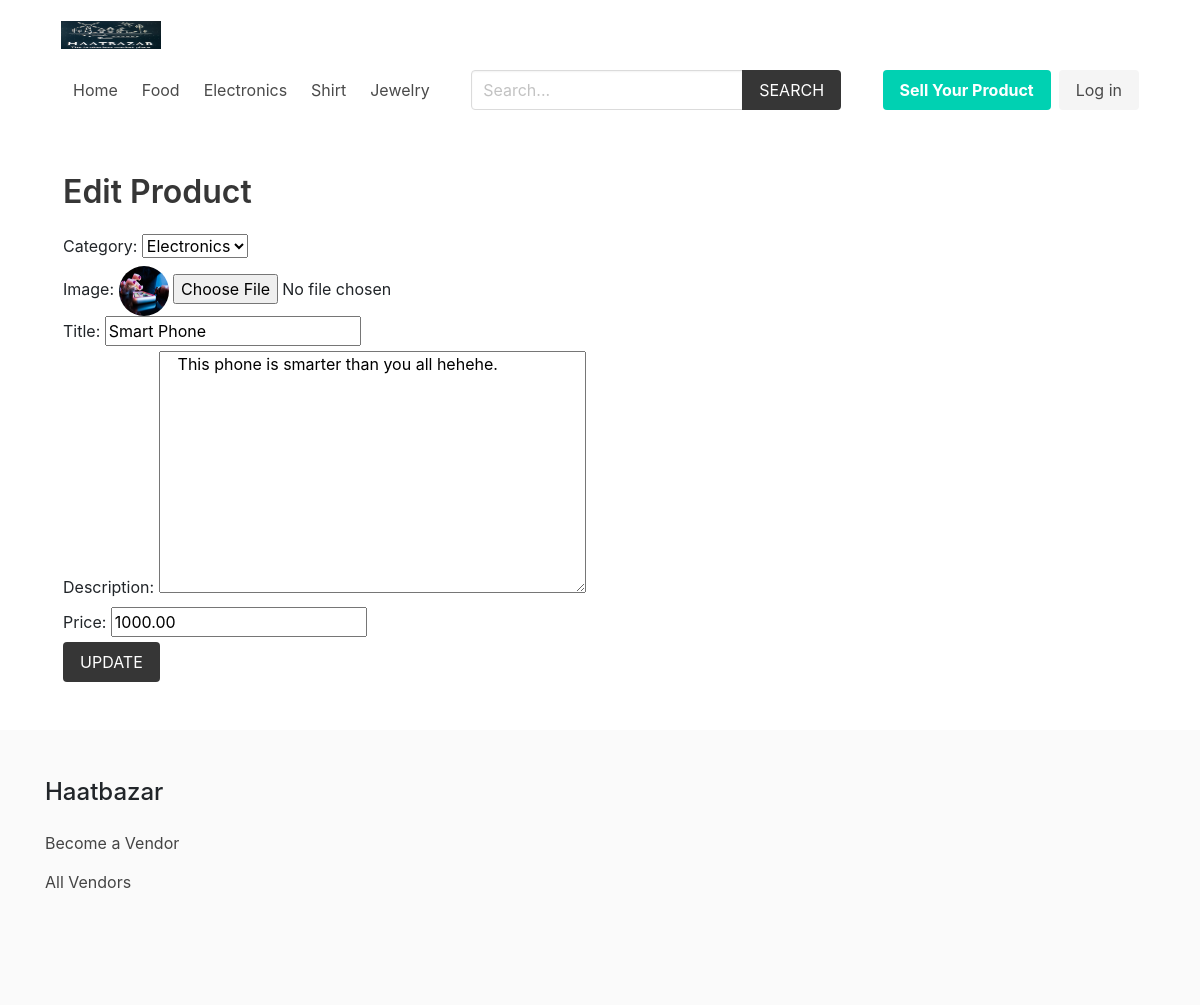
The page /product/edit/17/ on the database as committed earlier.
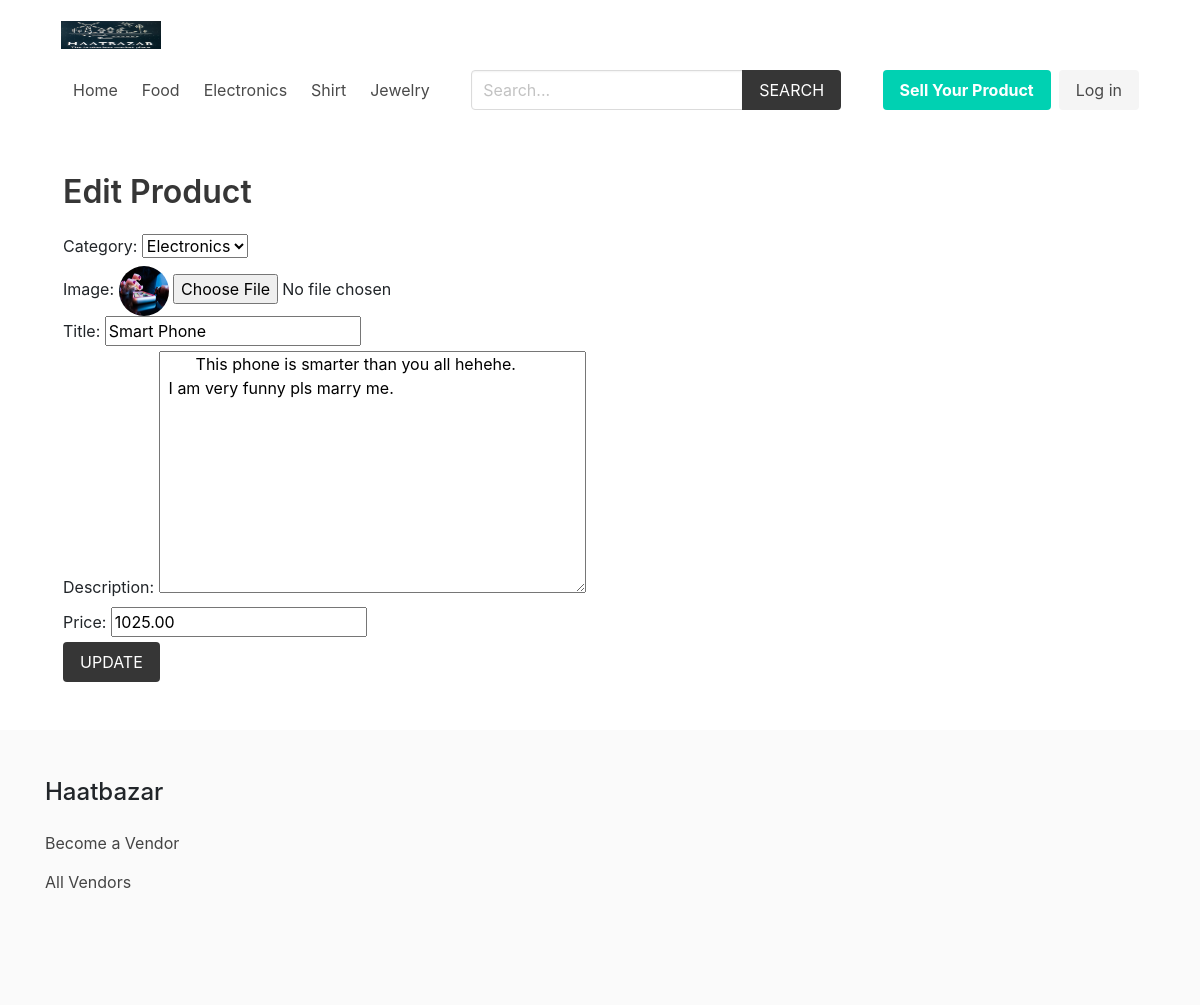
The same page on the database as committed later.
### product/models.py (models this page shows, shortened)
class Product(models.Model):
    category = models.ForeignKey(Category, related_name='products', on_delete=models.CASCADE)
    vendor = models.ForeignKey(Vendor, related_name="products", on_delete=models.CASCADE)
    title = models.CharField(max_length=50)
    slug = models.SlugField(max_length=55)
    description = models.TextField(blank=True, null=True)
    price = models.DecimalField(max_digits=6, decimal_places=2)
    added_date = models.DateTimeField(auto_now_add=True)
    image = models.ImageField(upload_to='uploads/', blank=True, null=True)
    thumbnail = models.ImageField(upload_to='uploads/', blank=True, null=True) # Change uploads to thumbnails
    is_sold = models.BooleanField(default=False)
    class Meta:
        ordering = ['-added_date']

class Category(models.Model):
    title = models.CharField(max_length=50)
    slug = models.SlugField(max_length=55)
    ordering = models.IntegerField(default=0)
    class Meta:
        ordering = ['ordering']
    def __str__(self):
        return self.title

### product/views.py (the view, shortened to what this page needs)
# urls.py: path('edit/<int:product_id>/',views.edit_product,name="edit_product"),
def edit_product(request,product_id):
    context={}
    product=Product.objects.get(id=product_id)
    categories = Category.objects.filter()
    context['product']=product
    context['categories']=categories
    return render(request,'vendor/edit_product.html',context)

### cart/context_processors.py (called while the page is built)
def cart(request):
    return {'cart': Cart(request)}

### product/context_processors.py (called while the page is built)
def menu_categories(request):
    categories = Category.objects.all()
    return {'categories': categories}

### templates/vendor/edit_product.html (shortened to what this page needs)
{% extends 'core/base.html' %} {% block title %}Edit Product{% endblock title %}
{% block content %}
<h1 class="title">Edit Product</h1>
<form method="post" action="" enctype="multipart/form-data">
  <label for="id_category">Category:</label>
  <select name="category" required id="id_category">
    <option selected>{{product.category.title}}</option>
  </select>
  <br />
  <label for="id_image">Image:</label>
  <img src="{{product.image.url}}" alt="Avatar" class="avatar">
  <input type="file" name="image" accept="image/*" id="id_image" />
  <br />
  <label for="id_title">Title:</label>
  <input type="text" name="title" value="{{product.title}}" maxlength="50" required id="id_title" />
  <br />
  <label for="id_description">Description:</label>
  <textarea name="description" cols="40" rows="10" id="id_description">
    {{product.description}}
  </textarea>
  <br />
  <label for="id_price">Price:</label>
  <input type="number" name="price" step="0.01" value="{{product.price}}" required id="id_price" />
  <br />
  <div class="field">
    <div class="control">
      <button class="button is-dark is-uppercase">Update</button>
    </div>
  </div>
</form>
{% endblock content %}

Rows that differ between the two databases and show on the page:
changed Product "Smart Phone": description "This phone is smarter than you all hehehe." → "This phone is smarter than you all hehehe. I am very funny pls marry me."; price "1000.00" → "1025.00"
